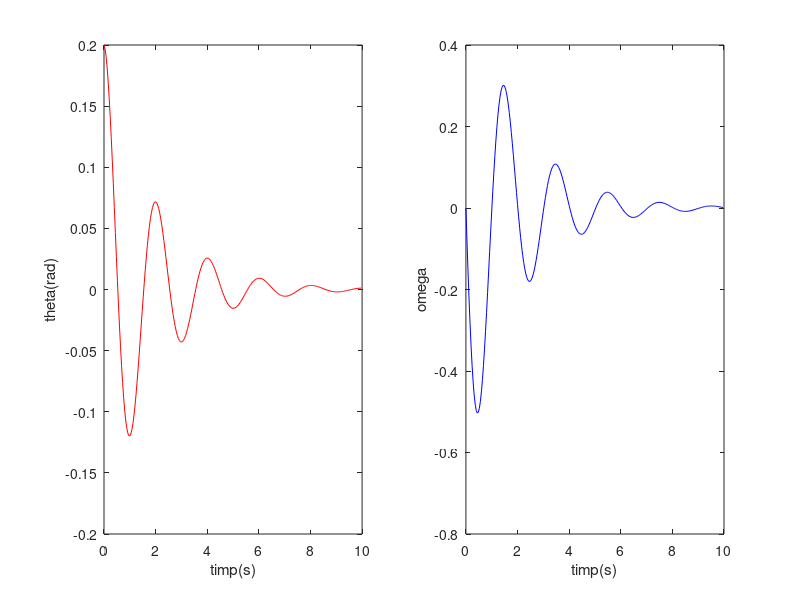

This figure's MATLAB source:
% Euler-Cromer cu factor de dampare

clear;
clc;

length = 1; %lungime pendul in metri
g = 9.8; 
q = 1; %factor dampare
npoints = 250;
dt = 0.04;
omega = zeros(npoints,1);
theta = zeros(npoints,1);
time = zeros(npoints,1);
theta(1) = 0.2; %cond. initiala deplasare
for step = 1:npoints-1
  omega(step+1) = omega(step) - (g/length)*theta(step)*dt - q*omega(step)*dt;
% theta(step+1) = theta(step) + omega(step)*dt;
  theta(step+1) = theta(step) + omega(step+1)*dt;
  time(step+1) = time(step) + dt;
  end

  subplot(1,2,1);
  plot(time,theta,'r');
  xlabel('timp(s)');
  ylabel('theta(rad)');
  
  subplot(1,2,2);
  plot(time,omega,'b');
  xlabel('timp(s)');
  ylabel('omega');